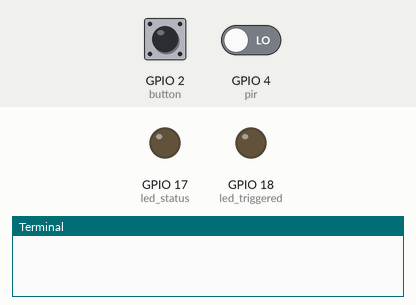
Simulated run of this program. Board: Raspberry Pi (BCM pin numbers). Parts: output pins drawn as LEDs (lit = HIGH), the last lines printed to the terminal. The test bench sets the inputs (shaded band); at power-on: GPIO 2 (button) HIGH, GPIO 4 (pir) LOW. Sending an e-mail succeeds after 1 s.

Above: at 1.2 s.
1.3 s: GPIO 2 (button) pulled LOW for 0.15 s
At 2.4 s:
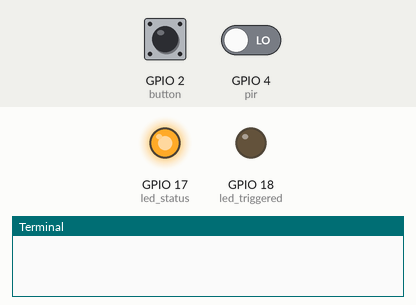
2.9 s: GPIO 4 (pir) driven HIGH
At 4.4 s:
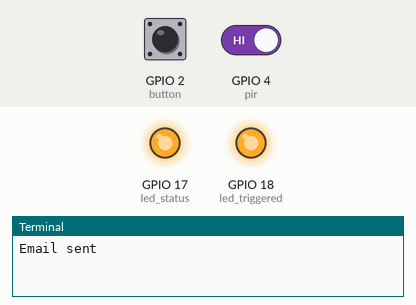
5.4 s: GPIO 2 (button) pulled LOW for 1 s
At 6.7 s:
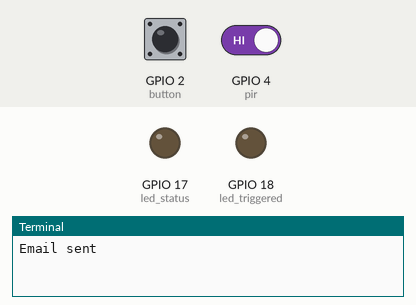
7.9 s: GPIO 2 (button) pulled LOW for 3.2 s
At 8.6 s:
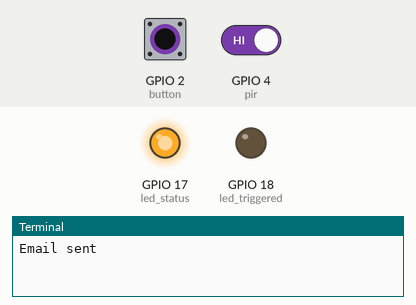
Timing chart, 0 to 10.9 s (numbered marks = the images above; inputs shaded):
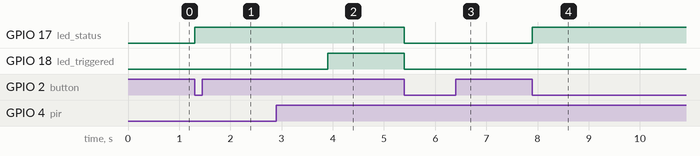

Measured:
- after the input at 1.3 s, GPIO 17 (led_status): LOW → HIGH at once
- after the input at 2.9 s, GPIO 18 (led_triggered): LOW → HIGH after 1.0 s
- after the input at 5.4 s, GPIO 17 (led_status), GPIO 18 (led_triggered): HIGH → LOW at once
- after the input at 7.9 s, GPIO 17 (led_status): LOW → HIGH at once

The program:

motion_alarm_loopable_.py
```python
#import libraries
from gpiozero import LED, Button, MotionSensor
import smtplib
from email.mime.text import MIMEText
from signal import pause

#create objects to refer to each LED, the button, and the PIR sensor
led_status = LED (17)
led_triggered = LED (18)
button = Button (2)
pir = MotionSensor (4)


#control variabels
motion_sensor_status = False
email_sent = False


#arm or disarm the PIR sensor
def arm_motion_sensor ():
    global email_sent
    global motion_sensor_status
    if motion_sensor_status == True:
        motion_sensor_status = False
        led_status.off ()
        led_triggered.off ()
    else:
        motion_sensor_status = True
        email_sent = False
        led_status.on ()


#send email when motion is detected and the PIR sensor is armed
def send_email ():
    global email_sent
    global motion_sensor_status
    if (motion_sensor_status == True and email_sent == False):

        from_email_addr = 'bemaalert@gmail.com'
        from_email_password = 'wardellprethan2001'
        to_email_addr = 'che-lindsay-lorde@outlook.com'


        body = 'Motion was detected within room, check in on Bema'
        msg = MIMEText(body)

        msg ['From'] = from_email_addr
        msg ['To'] = to_email_addr


        msg ['Subject'] = 'Bema Alert'

        server = smtplib.SMTP ('smtp.gmail.com', port = 587)
        server.starttls ()
        server.login (from_email_addr, from_email_password)
        server.sendmail (from_email_addr, to_email_addr, msg.as_string())
        server.quit()
        email_sent = True
        led_triggered.on()
        print ('Email sent')

button.when_pressed = arm_motion_sensor
pir.when_motion = send_email


pause()
```
